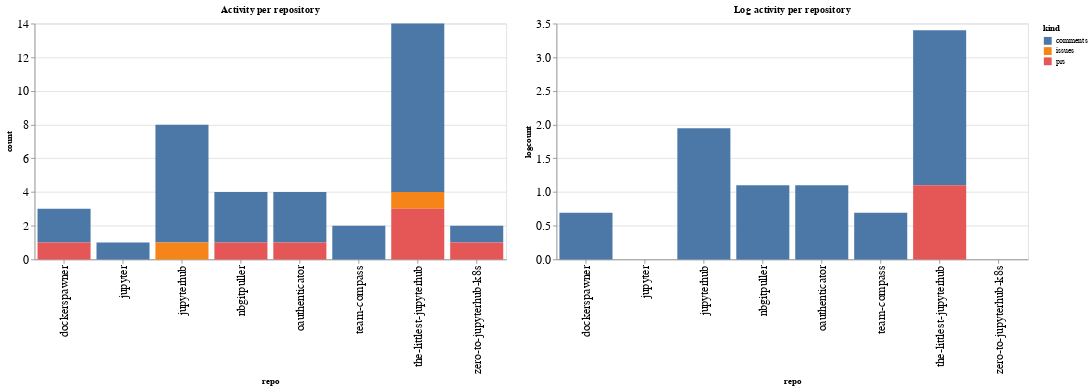

Write notebook code for a chart like this one.
### Code cell
ch1 = alt.Chart(repo_summaries, width=600, title="Activity per repository").mark_bar().encode(
    x='repo',
    y='count',
    color='kind',
    tooltip="kind"
)

ch2 = alt.Chart(repo_summaries, width=600, title="Log activity per repository").mark_bar().encode(
    x='repo',
    y='logcount',
    color='kind',
    tooltip="kind"
)

ch1 | ch2

### Figure 1 — Vega-Lite specification as saved in the notebook (floating-point values rounded to 4 significant figures)
{"config": {"axisLeft": {"labelFontSize": 15}, "axisBottom": {"labelFontSize": 15}}, "hconcat": [{"mark": "bar", "encoding": {"color": {"type": "nominal", "field": "kind"}, "tooltip": {"type": "nominal", "field": "kind"}, "x": {"type": "nominal", "field": "repo"}, "y": {"type": "quantitative", "field": "count"}}, "title": "Activity per repository", "width": 600}, {"mark": "bar", "encoding": {"color": {"type": "nominal", "field": "kind"}, "tooltip": {"type": "nominal", "field": "kind"}, "x": {"type": "nominal", "field": "repo"}, "y": {"type": "quantitative", "field": "logcount"}}, "title": "Log activity per repository", "width": 600}], "data": {"name": "data-e4e2c2f943a4f796c2de3bbfc921d07a"}, "$schema": "https://vega.github.io/schema/vega-lite/v4.8.1.json", "datasets": {"data-e4e2c2f943a4f796c2de3bbfc921d07a": [{"repo": "dockerspawner", "kind": "comments", "count": 2, "logcount": 0.6931}, {"repo": "dockerspawner", "kind": "prs", "count": 1, "logcount": 0.0}, {"repo": "jupyter", "kind": "comments", "count": 1, "logcount": 0.0}, {"repo": "jupyterhub", "kind": "comments", "count": 7, "logcount": 1.946}, {"repo": "jupyterhub", "kind": "issues", "count": 1, "logcount": 0.0}, {"repo": "nbgitpuller", "kind": "comments", "count": 3, "logcount": 1.099}, {"repo": "nbgitpuller", "kind": "prs", "count": 1, "logcount": 0.0}, {"repo": "oauthenticator", "kind": "comments", "count": 3, "logcount": 1.099}, {"repo": "oauthenticator", "kind": "prs", "count": 1, "logcount": 0.0}, {"repo": "team-compass", "kind": "comments", "count": 2, "logcount": 0.6931}, {"repo": "the-littlest-jupyterhub", "kind": "comments", "count": 10, "logcount": 2.303}, {"repo": "the-littlest-jupyterhub", "kind": "issues", "count": 1, "logcount": 0.0}, {"repo": "the-littlest-jupyterhub", "kind": "prs", "count": 3, "logcount": 1.099}, {"repo": "zero-to-jupyterhub-k8s", "kind": "comments", "count": 1, "logcount": 0.0}, {"repo": "zero-to-jupyterhub-k8s", "kind": "prs", "count": 1, "logcount": 0.0}]}}
